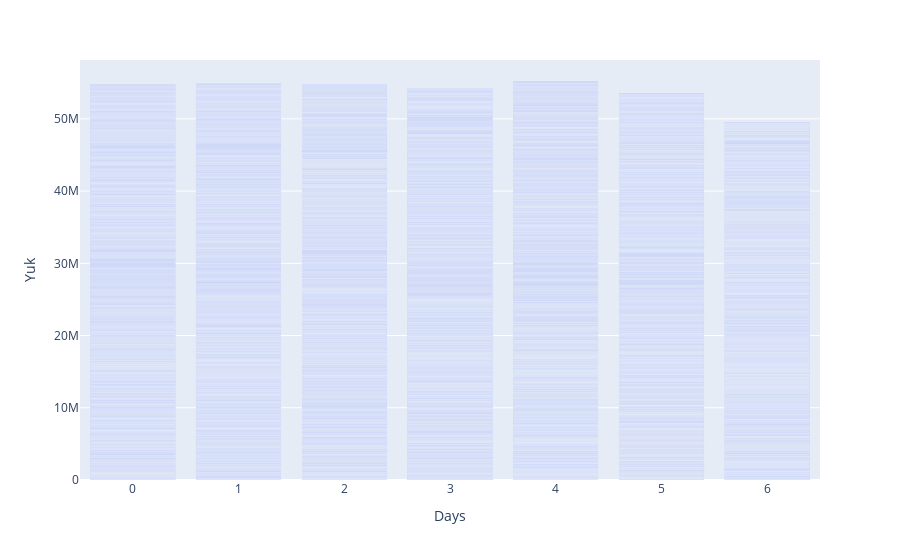

The cell this chart's notebook holds for it:
### Code cell
fig = px.bar(df_total, x="Days", y="Yuk", barmode="group")
fig.show()

### Figure 1 — Plotly figure (JSON) as saved in the notebook; plotly's stock layout.template omitted (floating-point values rounded to 4 significant figures; data arrays with more than 128 entries replaced by an {"elided": "..."} marker saying what was removed)
{"data": [{"alignmentgroup": "True", "hovertemplate": "Days=%{x}<br>Yuk=%{y}<extra></extra>", "legendgroup": "", "marker": {"color": "#636efa", "pattern": {"shape": ""}}, "name": "", "offsetgroup": "", "orientation": "v", "showlegend": false, "textposition": "auto", "type": "bar", "x": {"elided": "10200 int values"}, "xaxis": "x", "y": {"elided": "10200 int values"}, "yaxis": "y"}], "layout": {"barmode": "group", "legend": {"tracegroupgap": 0}, "margin": {"t": 60}, "xaxis": {"anchor": "y", "domain": [0, 1], "title": {"text": "Days"}}, "yaxis": {"anchor": "x", "domain": [0, 1], "title": {"text": "Yuk"}}}}
